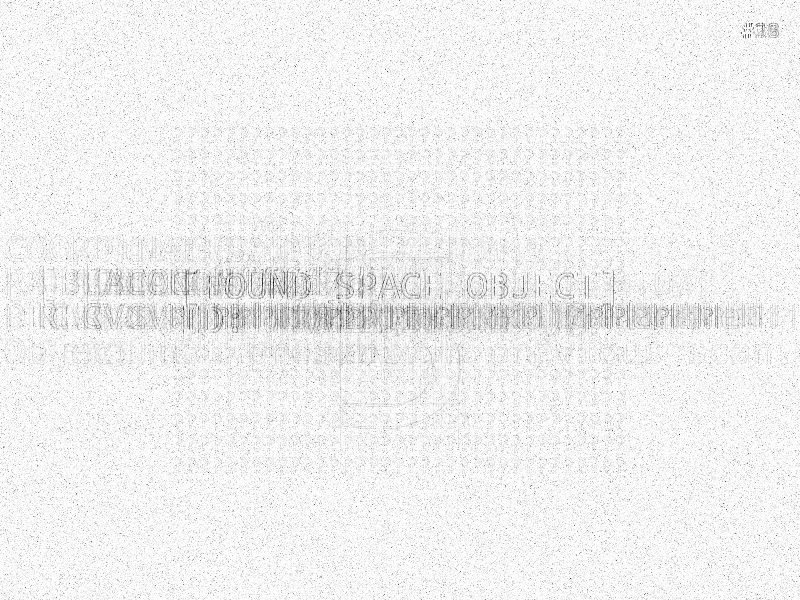
#> input picture variance.png, 800 x 600 px
$ python crop_and_enhance.py
#> lines starting #> are read from the running program, lines starting #| are printed output that depends on the picture
import cv2
import numpy as np

# Load variance.png
img = cv2.imread('variance.png', cv2.IMREAD_GRAYSCALE)
#> img is the input picture: shape (600, 800); min 0, max 255, mean 240.3

# Crop to the center where the text is
h, w = img.shape
#> h = 600; w = 800
# The text is mostly in the middle horizontally, and slightly below the middle vertically.
# Let's crop a box containing the text.
crop = img[h//2-100:h//2+100, 50:w-50]
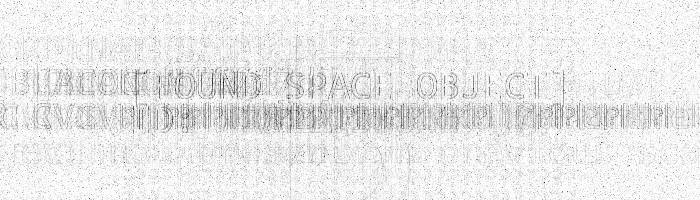
#> crop: shape (200, 700); min 0, max 255, mean 233.3

# Apply thresholding
_, thresh = cv2.threshold(crop, 150, 255, cv2.THRESH_BINARY_INV)
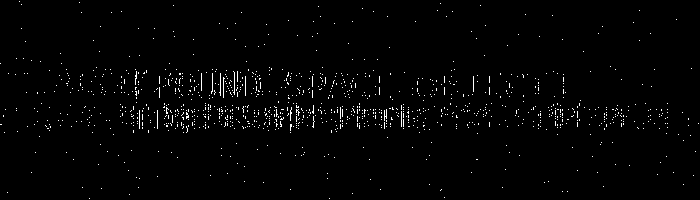
#> thresh: shape (200, 700); 1.5% white in thin lines or dots

# Also try adaptive thresholding
adaptive = cv2.adaptiveThreshold(crop, 255, cv2.ADAPTIVE_THRESH_GAUSSIAN_C, cv2.THRESH_BINARY, 11, 2)
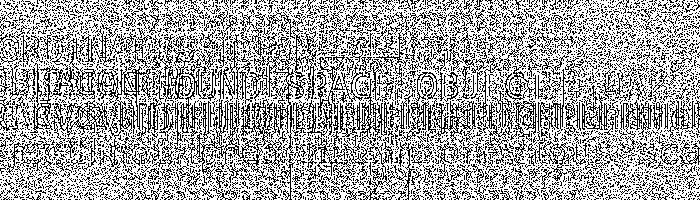
#> adaptive: shape (200, 700); 65.3% white; black in thin lines or dots

# Save the results
cv2.imwrite('thresh.png', thresh)
cv2.imwrite('adaptive.png', adaptive)
cv2.imwrite('crop.png', crop)

print("Saved enhancements.")

$ run again, with 3D.png copied over variance.png
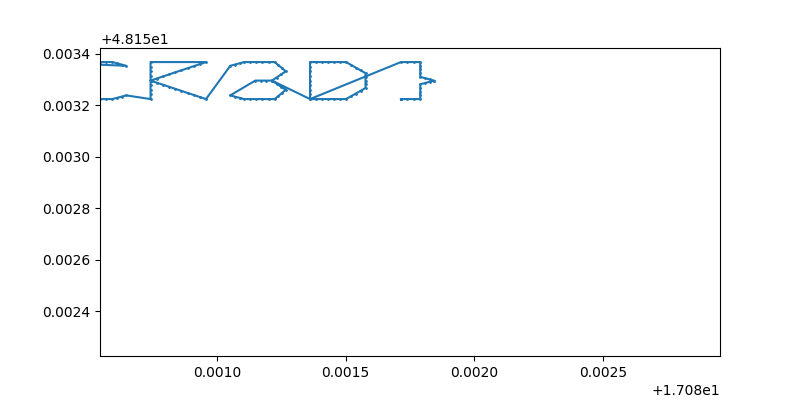
#> input picture 3D.png, 800 x 400 px
#> `crop = img[h//2-100:h//2+100, 50:w-50]`:
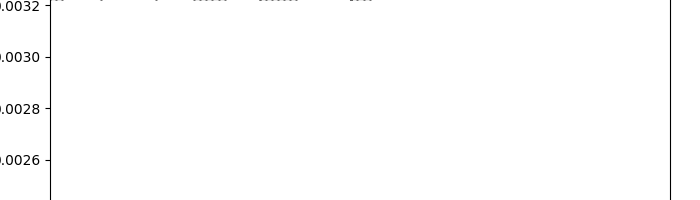
#> crop: shape (200, 700); min 0, max 255, mean 253.2
#> `_, thresh = cv2.threshold(crop, 150, 255, cv2.THRESH_BINARY_INV)`:
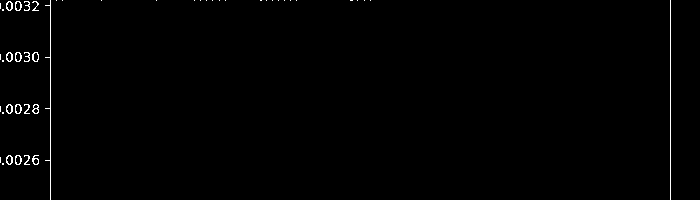
#> thresh: shape (200, 700); 0.72% white in thin lines or dots
#> adaptive: shape (200, 700); 99.2% white; black in thin lines or dots
